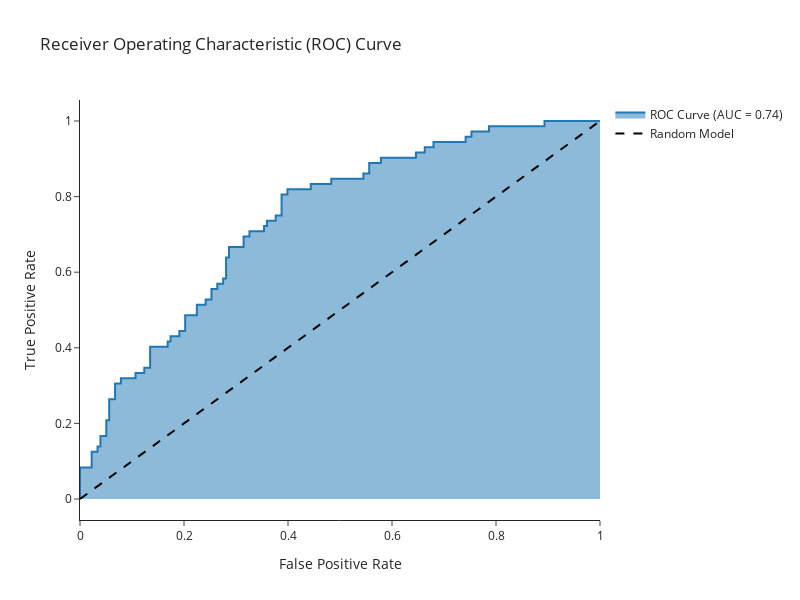

This figure's notebook cell:
### Code cell
# Compute ROC curve and AUC
fpr, tpr, thresholds = roc_curve(y_test, y_pred_p_test)
roc_auc = auc(fpr, tpr)

# Plot the ROC curve
plot_roc_curve(fpr, tpr, roc_auc)
